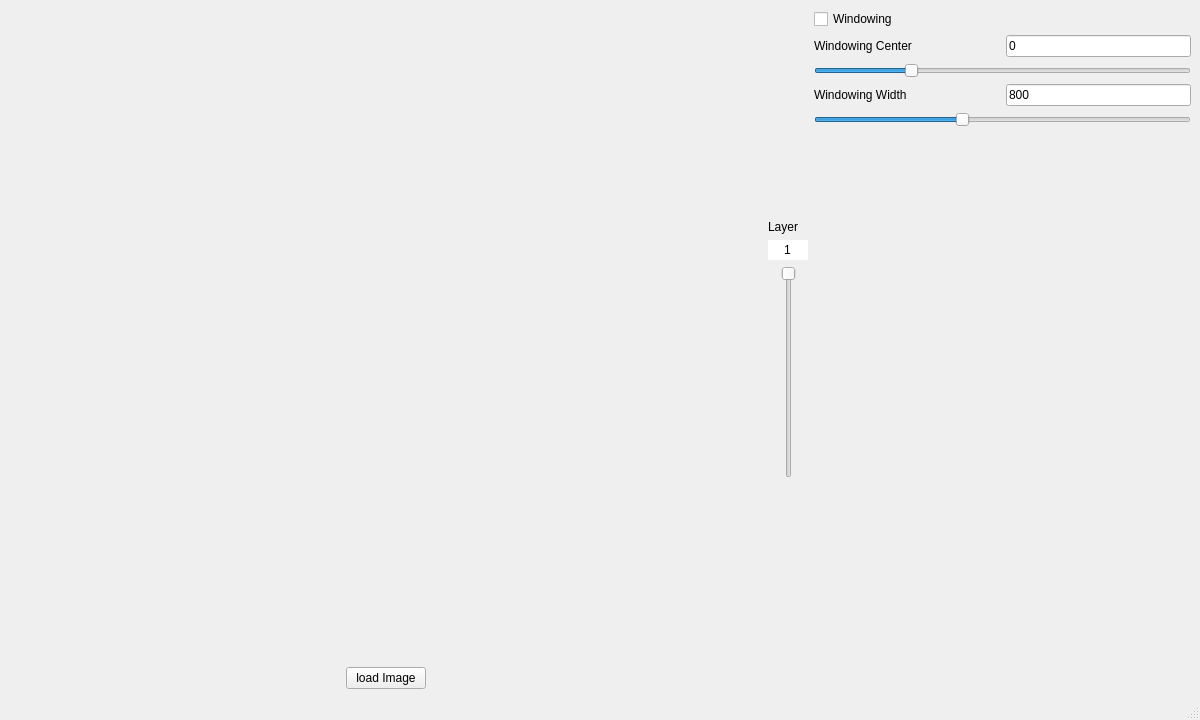
<?xml version="1.0" encoding="UTF-8"?>
<ui version="4.0">
 <class>MainWindow</class>
 <widget class="QMainWindow" name="MainWindow">
  <property name="geometry">
   <rect>
    <x>0</x>
    <y>0</y>
    <width>1200</width>
    <height>720</height>
   </rect>
  </property>
  <property name="windowTitle">
   <string>MainWindow</string>
  </property>
  <widget class="QWidget" name="centralwidget">
   <layout class="QHBoxLayout" name="horizontalLayout" stretch="2,0,1">
    <item>
     <layout class="QVBoxLayout" name="verticalLayout" stretch="12,1">
      <item>
       <layout class="QHBoxLayout" name="horizontalLayout_2">
        <item>
         <widget class="CTImageViewer" name="drawingArea">
          <property name="minimumSize">
           <size>
            <width>512</width>
            <height>512</height>
           </size>
          </property>
          <property name="text">
           <string/>
          </property>
          <property name="scaledContents">
           <bool>true</bool>
          </property>
         </widget>
        </item>
       </layout>
      </item>
      <item>
       <layout class="QHBoxLayout" name="horizontalLayout_3">
        <item>
         <spacer name="leftLoadImageButtonSpacer">
          <property name="orientation">
           <enum>Qt::Orientation::Horizontal</enum>
          </property>
          <property name="sizeHint" stdset="0">
           <size>
            <width>40</width>
            <height>20</height>
           </size>
          </property>
         </spacer>
        </item>
        <item>
         <widget class="QPushButton" name="loadImageButton">
          <property name="text">
           <string>load Image</string>
          </property>
         </widget>
        </item>
        <item>
         <spacer name="rightLoadImageButtonSpacer">
          <property name="orientation">
           <enum>Qt::Orientation::Horizontal</enum>
          </property>
          <property name="sizeHint" stdset="0">
           <size>
            <width>40</width>
            <height>20</height>
           </size>
          </property>
         </spacer>
        </item>
       </layout>
      </item>
     </layout>
    </item>
    <item>
     <layout class="QVBoxLayout" name="verticalLayout_4">
      <item>
       <spacer name="layerSpacerUp">
        <property name="orientation">
         <enum>Qt::Orientation::Vertical</enum>
        </property>
        <property name="sizeHint" stdset="0">
         <size>
          <width>20</width>
          <height>40</height>
         </size>
        </property>
       </spacer>
      </item>
      <item>
       <widget class="QLabel" name="layerLabel">
        <property name="text">
         <string>Layer</string>
        </property>
       </widget>
      </item>
      <item>
       <widget class="QLineEdit" name="layerValue">
        <property name="sizePolicy">
         <sizepolicy hsizetype="MinimumExpanding" vsizetype="Fixed">
          <horstretch>0</horstretch>
          <verstretch>0</verstretch>
         </sizepolicy>
        </property>
        <property name="maximumSize">
         <size>
          <width>40</width>
          <height>16777215</height>
         </size>
        </property>
        <property name="cursor">
         <cursorShape>IBeamCursor</cursorShape>
        </property>
        <property name="contextMenuPolicy">
         <enum>Qt::ContextMenuPolicy::NoContextMenu</enum>
        </property>
        <property name="text">
         <string>1</string>
        </property>
        <property name="maxLength">
         <number>3</number>
        </property>
        <property name="frame">
         <bool>false</bool>
        </property>
        <property name="echoMode">
         <enum>QLineEdit::EchoMode::Normal</enum>
        </property>
        <property name="alignment">
         <set>Qt::AlignmentFlag::AlignCenter</set>
        </property>
       </widget>
      </item>
      <item>
       <layout class="QHBoxLayout" name="horizontalLayout_7">
        <item>
         <spacer name="horizontalSpacer">
          <property name="orientation">
           <enum>Qt::Orientation::Horizontal</enum>
          </property>
          <property name="sizeHint" stdset="0">
           <size>
            <width>5</width>
            <height>20</height>
           </size>
          </property>
         </spacer>
        </item>
        <item>
         <widget class="QSlider" name="layerSlider">
          <property name="minimum">
           <number>1</number>
          </property>
          <property name="maximum">
           <number>1</number>
          </property>
          <property name="orientation">
           <enum>Qt::Orientation::Vertical</enum>
          </property>
          <property name="invertedAppearance">
           <bool>true</bool>
          </property>
         </widget>
        </item>
        <item>
         <spacer name="horizontalSpacer_2">
          <property name="orientation">
           <enum>Qt::Orientation::Horizontal</enum>
          </property>
          <property name="sizeHint" stdset="0">
           <size>
            <width>5</width>
            <height>20</height>
           </size>
          </property>
         </spacer>
        </item>
       </layout>
      </item>
      <item>
       <spacer name="layerSpaceDown">
        <property name="orientation">
         <enum>Qt::Orientation::Vertical</enum>
        </property>
        <property name="sizeHint" stdset="0">
         <size>
          <width>20</width>
          <height>40</height>
         </size>
        </property>
       </spacer>
      </item>
     </layout>
    </item>
    <item>
     <layout class="QVBoxLayout" name="verticalLayout_2">
      <item>
       <layout class="QVBoxLayout" name="verticalLayout_3">
        <item>
         <widget class="QCheckBox" name="windowingCheckbox">
          <property name="text">
           <string>Windowing</string>
          </property>
         </widget>
        </item>
        <item>
         <layout class="QHBoxLayout" name="horizontalLayout_5" stretch="1,1">
          <item>
           <widget class="QLabel" name="windowCenterLabel">
            <property name="text">
             <string>Windowing Center</string>
            </property>
           </widget>
          </item>
          <item>
           <widget class="QLineEdit" name="windowingCenterValue">
            <property name="text">
             <string>0</string>
            </property>
            <property name="maxLength">
             <number>4</number>
            </property>
           </widget>
          </item>
         </layout>
        </item>
        <item>
         <widget class="QSlider" name="windowCenterSlider">
          <property name="sizePolicy">
           <sizepolicy hsizetype="Expanding" vsizetype="Fixed">
            <horstretch>0</horstretch>
            <verstretch>0</verstretch>
           </sizepolicy>
          </property>
          <property name="minimum">
           <number>-1024</number>
          </property>
          <property name="maximum">
           <number>3095</number>
          </property>
          <property name="value">
           <number>0</number>
          </property>
          <property name="sliderPosition">
           <number>0</number>
          </property>
          <property name="orientation">
           <enum>Qt::Orientation::Horizontal</enum>
          </property>
         </widget>
        </item>
        <item>
         <layout class="QHBoxLayout" name="horizontalLayout_6" stretch="1,1">
          <item>
           <widget class="QLabel" name="windowWidthLabel">
            <property name="text">
             <string>Windowing Width</string>
            </property>
           </widget>
          </item>
          <item>
           <widget class="QLineEdit" name="windowingWidthValue">
            <property name="text">
             <string>800</string>
            </property>
            <property name="maxLength">
             <number>4</number>
            </property>
           </widget>
          </item>
         </layout>
        </item>
        <item>
         <widget class="QSlider" name="windowWidthSlider">
          <property name="maximum">
           <number>2059</number>
          </property>
          <property name="value">
           <number>800</number>
          </property>
          <property name="sliderPosition">
           <number>800</number>
          </property>
          <property name="orientation">
           <enum>Qt::Orientation::Horizontal</enum>
          </property>
          <property name="tickPosition">
           <enum>QSlider::TickPosition::NoTicks</enum>
          </property>
         </widget>
        </item>
        <item>
         <spacer name="windowingSliderSpacer">
          <property name="orientation">
           <enum>Qt::Orientation::Vertical</enum>
          </property>
          <property name="sizeHint" stdset="0">
           <size>
            <width>20</width>
            <height>40</height>
           </size>
          </property>
         </spacer>
        </item>
       </layout>
      </item>
     </layout>
    </item>
   </layout>
  </widget>
  <widget class="QMenuBar" name="menubar">
   <property name="geometry">
    <rect>
     <x>0</x>
     <y>0</y>
     <width>1200</width>
     <height>23</height>
    </rect>
   </property>
  </widget>
  <widget class="QStatusBar" name="statusbar"/>
 </widget>
 <customwidgets>
  <customwidget>
   <class>CTImageViewer</class>
   <extends>QLabel</extends>
   <header>ctimageviewer.h</header>
  </customwidget>
 </customwidgets>
 <resources/>
 <connections/>
</ui>
